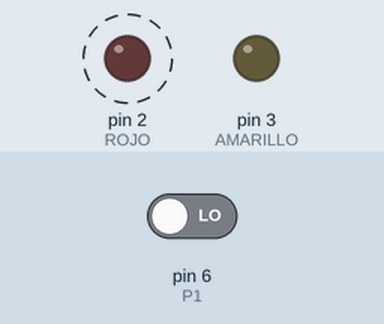
Recording of a sketch running on a simulated Arduino Uno, built with avr-gcc and run on an emulated ATmega328P. Parts: output pins drawn as LEDs (lit = HIGH). Dashed ring = blinking. The test bench sets the inputs (shaded band); at power-on: pin 6 (P1) LOW.

Above: at 1.26 s.
1.3 s: pin 6 (P1) driven HIGH
At 1.57 s:
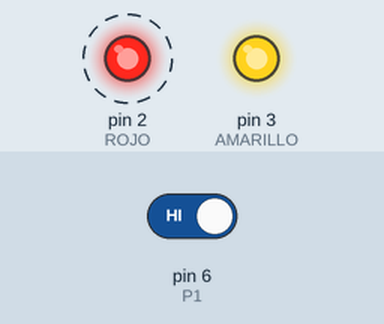
4.3 s: pin 6 (P1) driven LOW
At 4.62 s:
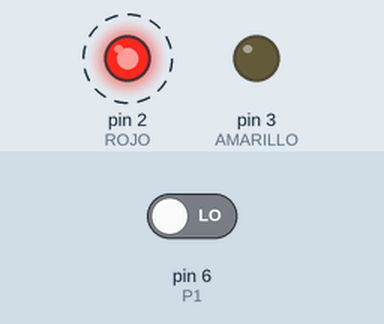
Timing chart, 0 to 13.3 s (numbered marks = the images above; inputs shaded):
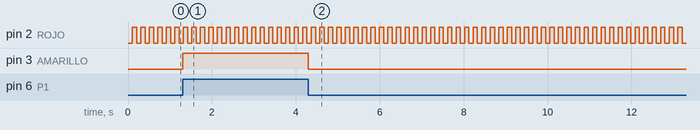

The sketch:

TP01.ino
```cpp
//BLINK1

#define ROJO 2
#define AMARILLO 3
#define P1 6
#define TIEMPO 1
#define TOSC 100


int contMs=0;
bool estado=0;
void setup()
{
  pinMode(ROJO,OUTPUT);
  pinMode(AMARILLO,OUTPUT);
  pinMode(P1,INPUT);
}

void loop()
{
  delay(TIEMPO);
  contMs++;

  if(contMs==TOSC)
  {
    contMs=0;
    estado=!estado;
    digitalWrite(ROJO,estado);
  }

  if(digitalRead(P1)==HIGH)
  {
    digitalWrite(AMARILLO,1);
  }
  else
  {
    digitalWrite(AMARILLO,0);
  }
}
```

Measured:
- after the input at 1.3 s, pin 3 (AMARILLO): LOW → HIGH at once
- after the input at 4.3 s, pin 3 (AMARILLO): HIGH → LOW at once
- by itself, pin 2 (ROJO): alternates HIGH for 0.10 s and LOW for 0.10 s
